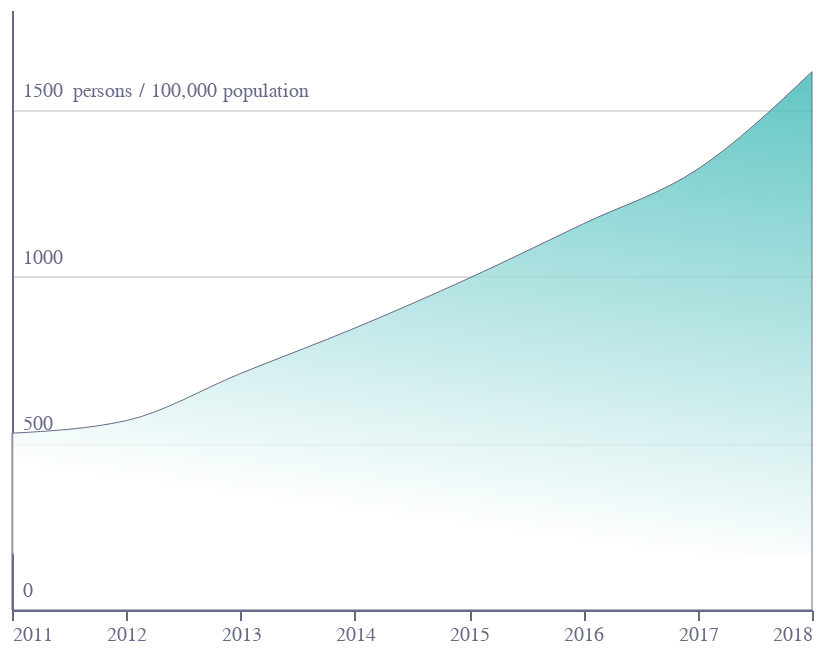

The code cell stored with this chart in its notebook:
### Code cell
base = alt.Chart(f4).encode(
    x=alt.X(
        "year:T",
        axis=alt.Axis(
            grid=False,
            title="",
            labelColor=colors["eco-gray"],
            titleColor=colors["eco-gray"],
            tickColor=colors["eco-gray"],
            domainColor=colors["eco-gray"],
            tickCount=10,
        ),
    )
)
area1 = base.mark_area(
    interpolate="monotone",
    fillOpacity=0.8,
    stroke=colors["eco-gray"],
    strokeWidth=0.5,
    color=alt.Gradient(
        gradient="linear",
        stops=[
            alt.GradientStop(color="white", offset=0),
            alt.GradientStop(color=colors["eco-turquiose"], offset=0.9),
        ],
        x1=0.8,
        x2=1,
        y1=1,
        y2=0,
    ),
).encode(
    y=alt.Y(
        "value:Q",
        axis=alt.Axis(
            grid=True,
            title="persons / 100,000 population",
            labelColor=colors["eco-gray"],
            titleColor=colors["eco-gray"],
            tickColor=colors["eco-gray"],
            domainColor=colors["eco-gray"],
            labelAlign="left",
            ticks=False,
            labelBaseline="middle",
            labelPadding=-5,
            labelOffset=-10,
            titleX=30,
            titleY=45,
            titleAngle=0,
            titleFontSize=10,
            titleFontWeight="normal",
            titleAlign="left",
            tickCount=4,
            format=".0f",
        ),
    )
)
layer = (
    (area1)
    .configure_view(stroke=None)
    .properties(title="")
    .properties(height=300, width=400)
)
for j in ["json", "png", "svg"]:
    layer.save("visualisation/" + f + "." + j)
layer

### Figure 1 — Vega-Lite specification as saved in the notebook (floating-point values rounded to 4 significant figures)
{"config": {"view": {"continuousWidth": 400, "continuousHeight": 300, "stroke": null}}, "data": {"name": "data-4756e94e16af0ceee81db6f9625b3df4"}, "mark": {"type": "area", "color": {"gradient": "linear", "stops": [{"color": "white", "offset": 0}, {"color": "#36B7B4", "offset": 0.9}], "x1": 0.8, "x2": 1, "y1": 1, "y2": 0}, "fillOpacity": 0.8, "interpolate": "monotone", "stroke": "#676A86", "strokeWidth": 0.5}, "encoding": {"x": {"type": "temporal", "axis": {"domainColor": "#676A86", "grid": false, "labelColor": "#676A86", "tickColor": "#676A86", "tickCount": 10, "title": "", "titleColor": "#676A86"}, "field": "year"}, "y": {"type": "quantitative", "axis": {"domainColor": "#676A86", "format": ".0f", "grid": true, "labelAlign": "left", "labelBaseline": "middle", "labelColor": "#676A86", "labelOffset": -10, "labelPadding": -5, "tickColor": "#676A86", "tickCount": 4, "ticks": false, "title": "persons / 100,000 population", "titleAlign": "left", "titleAngle": 0, "titleColor": "#676A86", "titleFontSize": 10, "titleFontWeight": "normal", "titleX": 30, "titleY": 45}, "field": "value"}}, "height": 300, "title": "", "width": 400, "$schema": "https://vega.github.io/schema/vega-lite/v4.8.1.json", "datasets": {"data-4756e94e16af0ceee81db6f9625b3df4": [{"year": "2011", "value": 530.4}, {"year": "2012", "value": 568.1}, {"year": "2013", "value": 709.8}, {"year": "2014", "value": 845.9}, {"year": "2015", "value": 995.5}, {"year": "2016", "value": 1159.0}, {"year": "2017", "value": 1323.0}, {"year": "2018", "value": 1615.0}]}}
